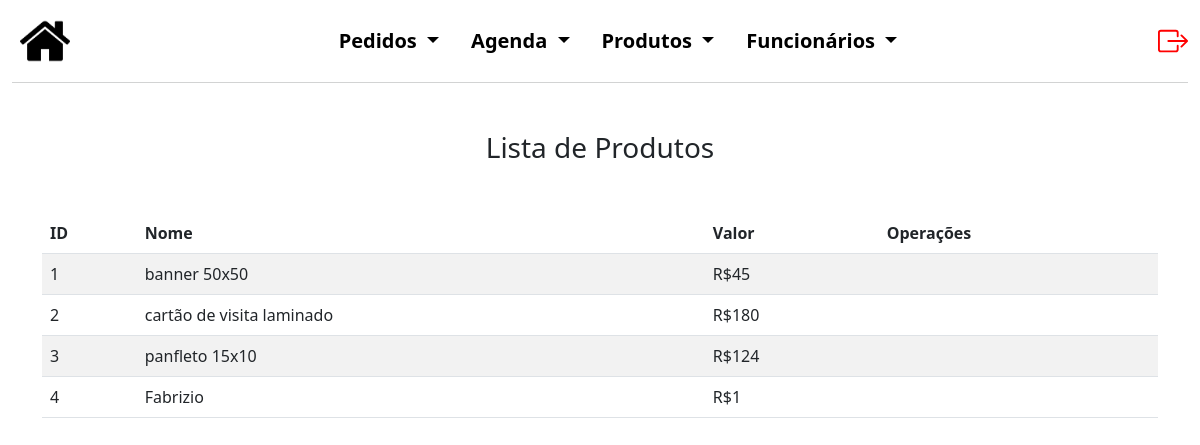
/produto/editProd.php (signed in), run on an earlier commit of the app's database.
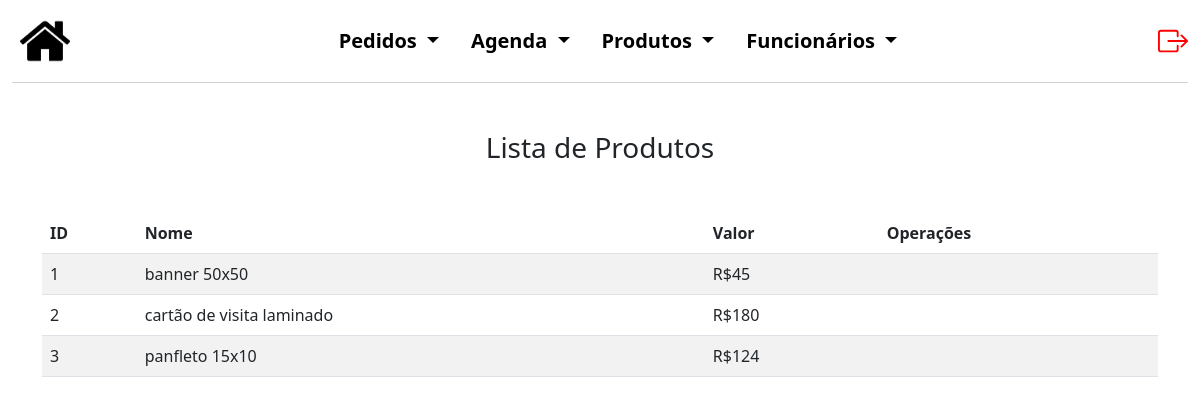
And on a later commit of the database.
### tables this page shows
CREATE TABLE `produtos` (
  `codPro` int(5) NOT NULL,
  `nome` varchar(50) NOT NULL,
  `valor` decimal(10,0) NOT NULL
);

### produto/editProd.php (the view, shortened to what this page needs)
<?php
$conexao = novaConexao();
$registros = [];
$erro = false;
try {
    $sql = "SELECT * FROM produtos";
    $stmt = $conexao->prepare($sql);
    $stmt->execute();
    $registros = $stmt->fetchAll(PDO::FETCH_ASSOC);
} catch (PDOException $e) {
    $erro = true;
    echo "Erro: " . $e->getMessage();
}
?>
<!DOCTYPE html>
<html lang="pt-BR">
<head>
    <link href="https://cdn.jsdelivr.net/npm/bootstrap@5.3.0/dist/css/bootstrap.min.css" rel="stylesheet">
    <link rel="stylesheet" href="../style.css">
</head>
<body>
    <div class="container-fluid cabecalho">
        <nav class="navbar navbar-light navbar-expand-md" style="background-color: #FFFF;">
            <a class="nav justify-content-start m-2" href="../admInicial.php">
                <img src="../img/back.png">
            </a>
            <div class="collapse navbar-collapse justify-content-center" id="navegacao">
                <ul class="nav nav-pills justify-content-center listas">
                    <li class="nav-item dropdown">
                        <a class="nav-link dropdown-toggle cor_fonte" href="#" id="navbarDropdownMenuLink"
                            data-bs-toggle="dropdown" aria-haspopup="true" aria-expanded="false">
                            Pedidos
                        </a>
                    </li>
                    <li class="nav-item dropdown">
                        <a class="nav-link dropdown-toggle cor_fonte" href="#" id="navbarDropdownMenuLink"
                            data-bs-toggle="dropdown" aria-haspopup="true" aria-expanded="false">
                            Agenda
                        </a>
                    </li>
                    <li class="nav-item dropdown">
                        <a class="nav-link dropdown-toggle cor_fonte" href="#" id="navbarDropdownMenuLink"
                            data-bs-toggle="dropdown" aria-haspopup="true" aria-expanded="false">
                            Produtos
                        </a>
                    </li>
                    <li class="nav-item dropdown">
                        <a class="nav-link dropdown-toggle cor_fonte" href="#" id="navbarDropdownMenuLink"
                            data-bs-toggle="dropdown" aria-haspopup="true" aria-expanded="false">
                            Funcionários
                        </a>
                    </li>
                </ul>
            </div>
            <a href="../logout.php" class="nav-link justify-content-end" style="color: red;">
            </a>
        </nav>
    </div>
    <div class="container mt-5">
        <h3 class="text-center mb-5">Lista de Produtos</h3>
        <?php if ($erro): ?>
            <div class="alert alert-danger" role="alert">
                Não foi possível carregar os dados.
            </div>
        <?php else: ?>
            <table class="table table-striped">
                <thead>
                    <tr>
                        <th>ID</th>
                        <th>Nome</th>
                        <th>Valor</th>
                        <th>Operações</th>
                    </tr>
                </thead>
                <tbody>
                    <?php foreach ($registros as $registro): ?>
                        <tr>
                            <td><?php echo htmlspecialchars($registro['codPro']); ?></td>
                            <td><?php echo htmlspecialchars($registro['nome']); ?></td>
                            <td>R$<?php echo htmlspecialchars($registro['valor']); ?></td>
                            <td></td>
                        </tr>
                    <?php endforeach; ?>
                </tbody>
            </table>
        <?php endif; ?>
    </div>
</body>
</html>

### style.css (style rules this page uses)
.cabecalho { margin-bottom: 2%; }
.cor_fonte { color: black; font-weight: bold; text-decoration: none; font-size: 20px; }
.cabecalho img { height: 50px; }
#navbarDropdownMenuLink { background-color: #ffffff; }
nav { border-bottom: 1px solid rgb(210, 211, 211); }
.nav-item.dropdown .nav-link { color: black }

What changed in the data, as far as the page shows it:
removed produtos: codPro "4", nome "Fabrizio", valor "1"
